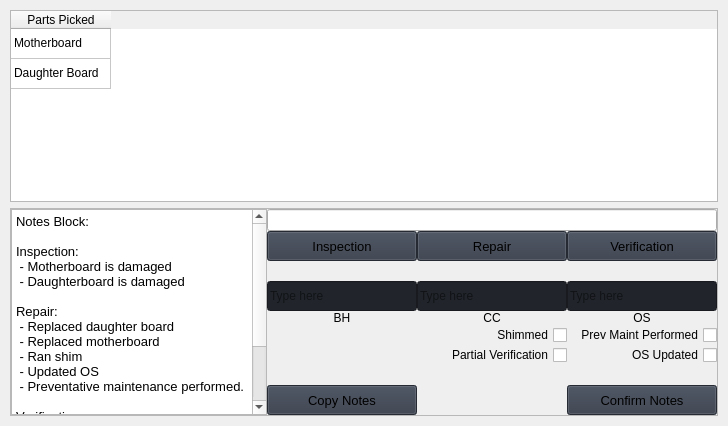
                     <widget class="QWidget" name="notesSelection">
                      <property name="styleSheet">
                       <string notr="true">b</string>
                      </property>
                      <layout class="QGridLayout" name="gridLayout_2">
                       <property name="leftMargin">
                        <number>10</number>
                       </property>
                       <property name="topMargin">
                        <number>10</number>
                       </property>
                       <property name="rightMargin">
                        <number>10</number>
                       </property>
                       <property name="bottomMargin">
                        <number>10</number>
                       </property>
                       <item row="0" column="0">
                        <layout class="QVBoxLayout" name="verticalLayout_16">
                         <item>
                          <widget class="QTableWidget" name="preNotesInformation_table">
                           <attribute name="horizontalHeaderVisible">
                            <bool>true</bool>
                           </attribute>
                           <attribute name="verticalHeaderVisible">
                            <bool>false</bool>
                           </attribute>
                           <attribute name="verticalHeaderHighlightSections">
                            <bool>true</bool>
                           </attribute>
                           <row>
                            <property name="text">
                             <string/>
                            </property>
                           </row>
                           <row>
                            <property name="text">
                             <string/>
                            </property>
                           </row>
                           <column>
                            <property name="text">
                             <string>Parts Picked</string>
                            </property>
                           </column>
                           <item row="0" column="0">
                            <property name="text">
                             <string>Motherboard</string>
                            </property>
                           </item>
                           <item row="1" column="0">
                            <property name="text">
                             <string>Daughter Board</string>
                            </property>
                           </item>
                          </widget>
                         </item>
                        </layout>
                       </item>
                       <item row="1" column="0">
                        <widget class="QFrame" name="row_3">
                         <property name="minimumSize">
                          <size>
                           <width>0</width>
                           <height>150</height>
                          </size>
                         </property>
                         <property name="frameShape">
                          <enum>QFrame::StyledPanel</enum>
                         </property>
                         <property name="frameShadow">
                          <enum>QFrame::Raised</enum>
                         </property>
                         <layout class="QHBoxLayout" name="horizontalLayout_12">
                          <property name="spacing">
                           <number>0</number>
                          </property>
                          <property name="leftMargin">
                           <number>0</number>
                          </property>
                          <property name="topMargin">
                           <number>0</number>
                          </property>
                          <property name="rightMargin">
                           <number>0</number>
                          </property>
                          <property name="bottomMargin">
                           <number>0</number>
                          </property>
                          <item>
                           <widget class="QTextBrowser" name="notesBlock_textBrowser">
                            <property name="html">
                             <string>&lt;!DOCTYPE HTML PUBLIC &quot;-//W3C//DTD HTML 4.0//EN&quot; &quot;http://www.w3.org/TR/REC-html40/strict.dtd&quot;&gt;
&lt;html&gt;&lt;head&gt;&lt;meta name=&quot;qrichtext&quot; content=&quot;1&quot; /&gt;&lt;meta charset=&quot;utf-8&quot; /&gt;&lt;style type=&quot;text/css&quot;&gt;
p, li { white-space: pre-wrap; }
hr { height: 1px; border-width: 0; }
&lt;/style&gt;&lt;/head&gt;&lt;body style=&quot; font-family:'Segoe UI'; font-size:10pt; font-weight:400; font-style:normal;&quot;&gt;
&lt;p style=&quot; margin-top:0px; margin-bottom:0px; margin-left:0px; margin-right:0px; -qt-block-indent:0; text-indent:0px;&quot;&gt;Notes Block:&lt;/p&gt;
&lt;p style=&quot;-qt-paragraph-type:empty; margin-top:0px; margin-bottom:0px; margin-left:0px; margin-right:0px; -qt-block-indent:0; text-indent:0px;&quot;&gt;&lt;br /&gt;&lt;/p&gt;
&lt;p style=&quot; margin-top:0px; margin-bottom:0px; margin-left:0px; margin-right:0px; -qt-block-indent:0; text-indent:0px;&quot;&gt;Inspection:&lt;/p&gt;
&lt;p style=&quot; margin-top:0px; margin-bottom:0px; margin-left:0px; margin-right:0px; -qt-block-indent:0; text-indent:0px;&quot;&gt; - Motherboard is damaged&lt;/p&gt;
&lt;p style=&quot; margin-top:0px; margin-bottom:0px; margin-left:0px; margin-right:0px; -qt-block-indent:0; text-indent:0px;&quot;&gt; - Daughterboard is damaged&lt;/p&gt;
&lt;p style=&quot; margin-top:0px; margin-bottom:0px; margin-left:0px; margin-right:0px; -qt-block-indent:0; text-indent:0px;&quot;&gt; &lt;/p&gt;
&lt;p style=&quot; margin-top:0px; margin-bottom:0px; margin-left:0px; margin-right:0px; -qt-block-indent:0; text-indent:0px;&quot;&gt;Repair:&lt;/p&gt;
&lt;p style=&quot; margin-top:0px; margin-bottom:0px; margin-left:0px; margin-right:0px; -qt-block-indent:0; text-indent:0px;&quot;&gt; - Replaced daughter board&lt;/p&gt;
&lt;p style=&quot; margin-top:0px; margin-bottom:0px; margin-left:0px; margin-right:0px; -qt-block-indent:0; text-indent:0px;&quot;&gt; - Replaced motherboard&lt;/p&gt;
&lt;p style=&quot; margin-top:0px; margin-bottom:0px; margin-left:0px; margin-right:0px; -qt-block-indent:0; text-indent:0px;&quot;&gt; - Ran shim&lt;/p&gt;
&lt;p style=&quot; margin-top:0px; margin-bottom:0px; margin-left:0px; margin-right:0px; -qt-block-indent:0; text-indent:0px;&quot;&gt; - Updated OS&lt;/p&gt;
&lt;p style=&quot; margin-top:0px; margin-bottom:0px; margin-left:0px; margin-right:0px; -qt-block-indent:0; text-indent:0px;&quot;&gt; - Preventative maintenance performed. &lt;/p&gt;
&lt;p style=&quot;-qt-paragraph-type:empty; margin-top:0px; margin-bottom:0px; margin-left:0px; margin-right:0px; -qt-block-indent:0; text-indent:0px;&quot;&gt;&lt;br /&gt;&lt;/p&gt;
&lt;p style=&quot; margin-top:0px; margin-bottom:0px; margin-left:0px; margin-right:0px; -qt-block-indent:0; text-indent:0px;&quot;&gt;Verification:&lt;/p&gt;
&lt;p style=&quot; margin-top:0px; margin-bottom:0px; margin-left:0px; margin-right:0px; -qt-block-indent:0; text-indent:0px;&quot;&gt; - Verified all parts are functional.&lt;/p&gt;
&lt;p style=&quot; margin-top:0px; margin-bottom:0px; margin-left:0px; margin-right:0px; -qt-block-indent:0; text-indent:0px;&quot;&gt; - OS 105&lt;/p&gt;
&lt;p style=&quot; margin-top:0px; margin-bottom:0px; margin-left:0px; margin-right:0px; -qt-block-indent:0; text-indent:0px;&quot;&gt; - CC 233&lt;/p&gt;
&lt;p style=&quot; margin-top:0px; margin-bottom:0px; margin-left:0px; margin-right:0px; -qt-block-indent:0; text-indent:0px;&quot;&gt; - BH 87&lt;/p&gt;
&lt;p style=&quot;-qt-paragraph-type:empty; margin-top:0px; margin-bottom:0px; margin-left:0px; margin-right:0px; -qt-block-indent:0; text-indent:0px;&quot;&gt;&lt;br /&gt;&lt;/p&gt;&lt;/body&gt;&lt;/html&gt;</string>
                            </property>
                           </widget>
                          </item>
                          <item>
                           <layout class="QGridLayout" name="gridLayout">
                            <item row="1" column="0">
                             <widget class="QPushButton" name="addInspectionLine_btn">
                              <property name="minimumSize">
                               <size>
                                <width>150</width>
                                <height>30</height>
                               </size>
                              </property>
                              <property name="font">
                               <font>
                                <family>Segoe UI</family>
                                <pointsize>10</pointsize>
                                <italic>false</italic>
                                <bold>false</bold>
                               </font>
                              </property>
                              <property name="cursor">
                               <cursorShape>PointingHandCursor</cursorShape>
                              </property>
                              <property name="styleSheet">
                               <string notr="true">background-color: rgb(52, 59, 72);</string>
                              </property>
                              <property name="text">
                               <string>Inspection</string>
                              </property>
                              <property name="icon">
                               <iconset resource="resources.qrc">
                                <normaloff>:/icons/images/icons/cil-plus.png</normaloff>:/icons/images/icons/cil-plus.png</iconset>
                              </property>
                             </widget>
                            </item>
                            <item row="4" column="2">
                             <widget class="QLabel" name="label">
                              <property name="sizePolicy">
                               <sizepolicy hsizetype="Minimum" vsizetype="Minimum">
                                <horstretch>0</horstretch>
                                <verstretch>0</verstretch>
                               </sizepolicy>
                              </property>
                              <property name="maximumSize">
                               <size>
                                <width>16777215</width>
                                <height>15</height>
                               </size>
                              </property>
                              <property name="text">
                               <string>OS</string>
                              </property>
                              <property name="scaledContents">
                               <bool>false</bool>
                              </property>
                              <property name="alignment">
                               <set>Qt::AlignHCenter|Qt::AlignTop</set>
                              </property>
                              <property name="indent">
                               <number>-1</number>
                              </property>
                             </widget>
                            </item>
                            <item row="3" column="1">
                             <widget class="QLineEdit" name="batteryCycle_entry">
                              <property name="minimumSize">
                               <size>
                                <width>0</width>
                                <height>30</height>
                               </size>
                              </property>
                              <property name="styleSheet">
                               <string notr="true">background-color: rgb(33, 37, 43);</string>
                              </property>
                              <property name="text">
                               <string/>
                              </property>
                              <property name="placeholderText">
                               <string>Type here</string>
                              </property>
                             </widget>
                            </item>
                            <item row="6" column="2">
                             <widget class="QCheckBox" name="osUpdated_checkbox">
                              <property name="layoutDirection">
                               <enum>Qt::RightToLeft</enum>
                              </property>
                              <property name="text">
                               <string>OS Updated</string>
                              </property>
                             </widget>
                            </item>
                            <item row="9" column="1">
                             <spacer name="horizontalSpacer">
                              <property name="orientation">
                               <enum>Qt::Horizontal</enum>
                              </property>
                              <property name="sizeHint" stdset="0">
                               <size>
                                <width>40</width>
                                <height>20</height>
                               </size>
                              </property>
                             </spacer>
                            </item>
                            <item row="4" column="0">
                             <widget class="QLabel" name="label_2">
                              <property name="text">
                               <string>BH</string>
                              </property>
                              <property name="alignment">
                               <set>Qt::AlignHCenter|Qt::AlignTop</set>
                              </property>
                             </widget>
                            </item>
                            <item row="3" column="2">
                             <widget class="QLineEdit" name="os_entry">
                              <property name="minimumSize">
                               <size>
                                <width>0</width>
                                <height>30</height>
                               </size>
                              </property>
                              <property name="styleSheet">
                               <string notr="true">background-color: rgb(33, 37, 43);</string>
                              </property>
                              <property name="text">
                               <string/>
                              </property>
                              <property name="placeholderText">
                               <string>Type here</string>
                              </property>
                             </widget>
                            </item>
                            <item row="3" column="0">
                             <widget class="QLineEdit" name="batteryHealth_entry">
                              <property name="minimumSize">
                               <size>
                                <width>0</width>
                                <height>30</height>
                               </size>
                              </property>
                              <property name="styleSheet">
                               <string notr="true">background-color: rgb(33, 37, 43);</string>
                              </property>
                              <property name="text">
                               <string/>
                              </property>
                              <property name="placeholderText">
                               <string>Type here</string>
                              </property>
                             </widget>
                            </item>
                            <item row="5" column="1">
                             <widget class="QCheckBox" name="shimRan_checkbox">
                              <property name="sizePolicy">
                               <sizepolicy hsizetype="Minimum" vsizetype="Fixed">
                                <horstretch>0</horstretch>
                                <verstretch>0</verstretch>
                               </sizepolicy>
                              </property>
                              <property name="layoutDirection">
                               <enum>Qt::RightToLeft</enum>
                              </property>
                              <property name="text">
                               <string>Shimmed</string>
                              </property>
                             </widget>
                            </item>
                            <item row="1" column="1">
                             <widget class="QPushButton" name="addRepairLine_btn">
                              <property name="minimumSize">
                               <size>
                                <width>150</width>
                                <height>30</height>
                               </size>
                              </property>
                              <property name="font">
                               <font>
                                <family>Segoe UI</family>
                                <pointsize>10</pointsize>
                                <italic>false</italic>
                                <bold>false</bold>
                               </font>
                              </property>
                              <property name="cursor">
                               <cursorShape>PointingHandCursor</cursorShape>
                              </property>
                              <property name="styleSheet">
                               <string notr="true">background-color: rgb(52, 59, 72);</string>
                              </property>
                              <property name="text">
                               <string>Repair</string>
                              </property>
                              <property name="icon">
                               <iconset resource="resources.qrc">
                                <normaloff>:/icons/images/icons/cil-plus.png</normaloff>:/icons/images/icons/cil-plus.png</iconset>
                              </property>
                             </widget>
                            </item>
                            <item row="1" column="2">
                             <widget class="QPushButton" name="addVerificationLine_btn">
                              <property name="minimumSize">
                               <size>
                                <width>150</width>
                                <height>30</height>
                               </size>
                              </property>
                              <property name="font">
                               <font>
                                <family>Segoe UI</family>
                                <pointsize>10</pointsize>
                                <italic>false</italic>
                                <bold>false</bold>
                               </font>
                              </property>
                              <property name="cursor">
                               <cursorShape>PointingHandCursor</cursorShape>
                              </property>
                              <property name="styleSheet">
                               <string notr="true">background-color: rgb(52, 59, 72);</string>
                              </property>
                              <property name="text">
                               <string>Verification</string>
                              </property>
                              <property name="icon">
                               <iconset resource="resources.qrc">
                                <normaloff>:/icons/images/icons/cil-plus.png</normaloff>:/icons/images/icons/cil-plus.png</iconset>
                              </property>
                             </widget>
                            </item>
                            <item row="10" column="2">
                             <widget class="QPushButton" name="confirmNotes_btn">
                              <property name="minimumSize">
                               <size>
                                <width>150</width>
                                <height>30</height>
                               </size>
                              </property>
                              <property name="font">
                               <font>
                                <family>Segoe UI</family>
                                <pointsize>10</pointsize>
                                <italic>false</italic>
                                <bold>false</bold>
                               </font>
                              </property>
                              <property name="cursor">
                               <cursorShape>PointingHandCursor</cursorShape>
                              </property>
                              <property name="styleSheet">
                               <string notr="true">background-color: rgb(52, 59, 72);</string>
                              </property>
                              <property name="text">
                               <string>Confirm Notes</string>
                              </property>
                              <property name="icon">
                               <iconset resource="resources.qrc">
                                <normaloff>:/icons/images/icons/cil-arrow-circle-right.png</normaloff>:/icons/images/icons/cil-arrow-circle-right.png</iconset>
                              </property>
                             </widget>
                            </item>
                            <item row="10" column="0">
                             <widget class="QPushButton" name="copyNotes_btn">
                              <property name="minimumSize">
                               <size>
                                <width>150</width>
                                <height>30</height>
                               </size>
                              </property>
                              <property name="font">
                               <font>
                                <family>Segoe UI</family>
                                <pointsize>10</pointsize>
                                <italic>false</italic>
                                <bold>false</bold>
                               </font>
                              </property>
                              <property name="cursor">
                               <cursorShape>PointingHandCursor</cursorShape>
                              </property>
                              <property name="styleSheet">
                               <string notr="true">background-color: rgb(52, 59, 72);</string>
                              </property>
                              <property name="text">
                               <string>Copy Notes</string>
                              </property>
                              <property name="icon">
                               <iconset resource="resources.qrc">
                                <normaloff>:/icons/images/icons/cil-notes.png</normaloff>:/icons/images/icons/cil-notes.png</iconset>
                              </property>
                             </widget>
                            </item>
                            <item row="5" column="2">
                             <widget class="QCheckBox" name="prevMaintPerformed_checkbox">
                              <property name="sizePolicy">
                               <sizepolicy hsizetype="Minimum" vsizetype="Minimum">
                                <horstretch>0</horstretch>
                                <verstretch>0</verstretch>
                               </sizepolicy>
                              </property>
                              <property name="layoutDirection">
                               <enum>Qt::RightToLeft</enum>
                              </property>
                              <property name="text">
                               <string>Prev Maint Performed</string>
                              </property>
                             </widget>
                            </item>
                            <item row="4" column="1">
                             <widget class="QLabel" name="label_3">
                              <property name="text">
                               <string>CC</string>
                              </property>
                              <property name="alignment">
                               <set>Qt::AlignHCenter|Qt::AlignTop</set>
                              </property>
                             </widget>
                            </item>
                            <item row="2" column="1">
                             <spacer name="horizontalSpacer_3">
                              <property name="orientation">
                               <enum>Qt::Horizontal</enum>
                              </property>
                              <property name="sizeHint" stdset="0">
                               <size>
                                <width>40</width>
                                <height>20</height>
                               </size>
                              </property>
                             </spacer>
                            </item>
                            <item row="0" column="0" colspan="3">
                             <widget class="QLineEdit" name="customNote_entry"/>
                            </item>
                            <item row="6" column="1">
                             <widget class="QCheckBox" name="partialVerification_checkbox">
                              <property name="layoutDirection">
                               <enum>Qt::RightToLeft</enum>
                              </property>
                              <property name="text">
                               <string>Partial Verification</string>
                              </property>
                             </widget>
                            </item>
                           </layout>
                          </item>
                         </layout>
                        </widget>
                       </item>
                      </layout>
                     </widget>
